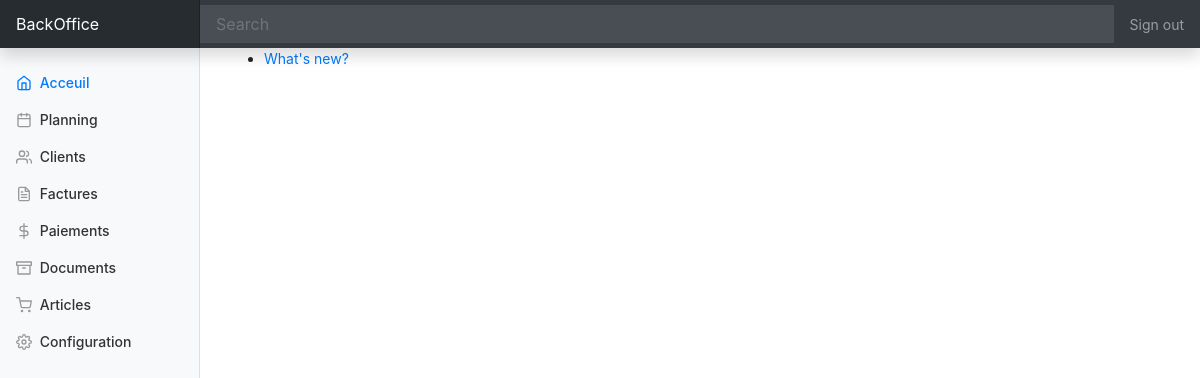
Before: /polls/ with the older database file.
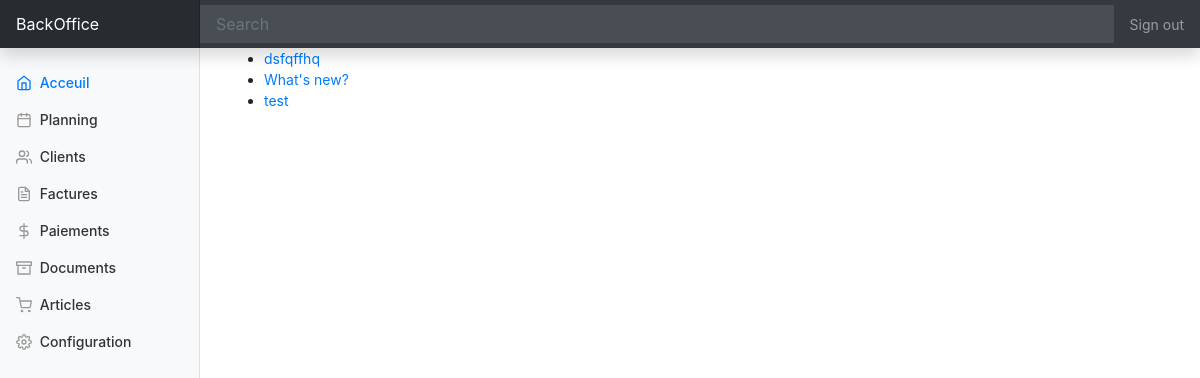
After: the same page with the newer database file.
### polls/models.py (models this page shows, shortened)
class Question(models.Model):
    question_text = models.CharField(max_length=200)
    pub_date = models.DateTimeField('date published')

### polls/views.py (the view)
# urls.py: path('', views.IndexView.as_view(), name='index'),
class IndexView(generic.ListView):
    template_name = 'polls/index.html'
    context_object_name = 'latest_question_list'
    def get_queryset(self):
        return Question.objects.order_by('-pub_date')[:5]

### polls/templates/polls/index.html
{% extends 'polls/base.html' %}
{% block content %}
{% if latest_question_list %}
    <ul>
    {% for question in latest_question_list %}
        <li><a href="{% url 'polls:detail' question.id %}">{{ question.question_text }}</a></li>
    {% endfor %}
    </ul>
{% else %}
    <p>No polls are available.</p>
{% endif %}
{% endblock %}

Changed rows visible on the page:
added Question: question_text "dsfqffhq"
added Question: question_text "test"
